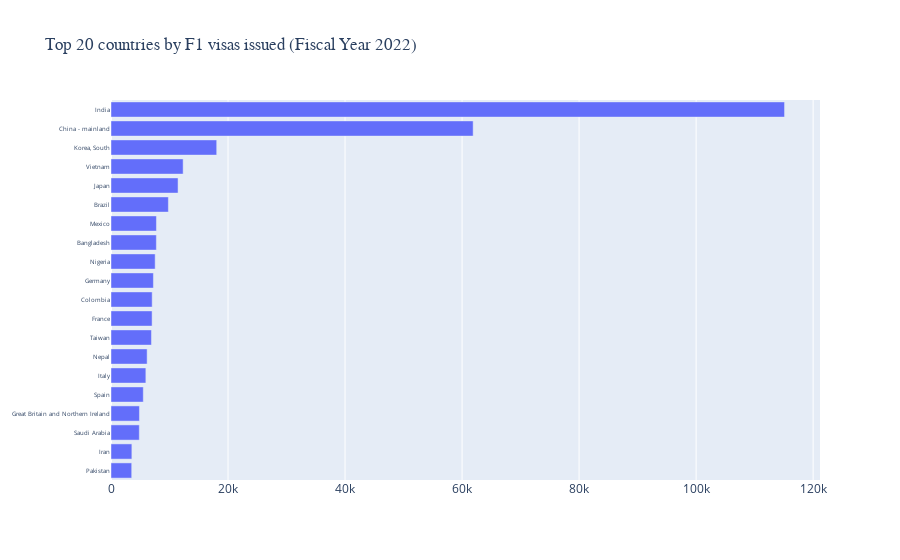

Notebook source saved alongside this figure:
### Code cell
final_data['F1 Students as Percentage of Total'] = round(final_data['F1'] / final_data['Grand Total'] * 100, 2)
fig = go.Figure(go.Bar(
       x=top_50_f1['F1'],
       y=top_50_f1['Country'],
       orientation='h',
       )
)
fig.update_layout(title='Top 20 countries by F1 visas issued (Fiscal Year 2022)',
                  yaxis=dict(categoryorder='total ascending',
                             tickmode='auto',
                             tickangle=0,
                             ticklabelstep=1),
                             titlefont={'family': 'Times New Roman'})
fig.layout.yaxis.tickfont.size = 6 # type: ignore
fig.layout.hoverlabel.font.family = 'Times New Roman' # type: ignore
fig.show()

### Figure 1 — Plotly figure (JSON) as saved in the notebook; plotly's stock layout.template omitted (floating-point values rounded to 4 significant figures)
{"data": [{"orientation": "h", "type": "bar", "x": [115115, 61894, 18066, 12330, 11460, 9806, 7766, 7754, 7547, 7248, 7038, 7025, 6913, 6175, 5957, 5518, 4862, 4839, 3567, 3540], "y": ["India", "China - mainland", "Korea, South", "Vietnam", "Japan", "Brazil", "Mexico", "Bangladesh", "Nigeria", "Germany", "Colombia", "France", "Taiwan", "Nepal", "Italy", "Spain", "Great Britain and Northern Ireland", "Saudi Arabia", "Iran", "Pakistan"]}], "layout": {"hoverlabel": {"font": {"family": "Times New Roman"}}, "title": {"font": {"family": "Times New Roman"}, "text": "Top 20 countries by F1 visas issued (Fiscal Year 2022)"}, "yaxis": {"categoryorder": "total ascending", "tickangle": 0, "tickfont": {"size": 6}, "ticklabelstep": 1, "tickmode": "auto"}}}
